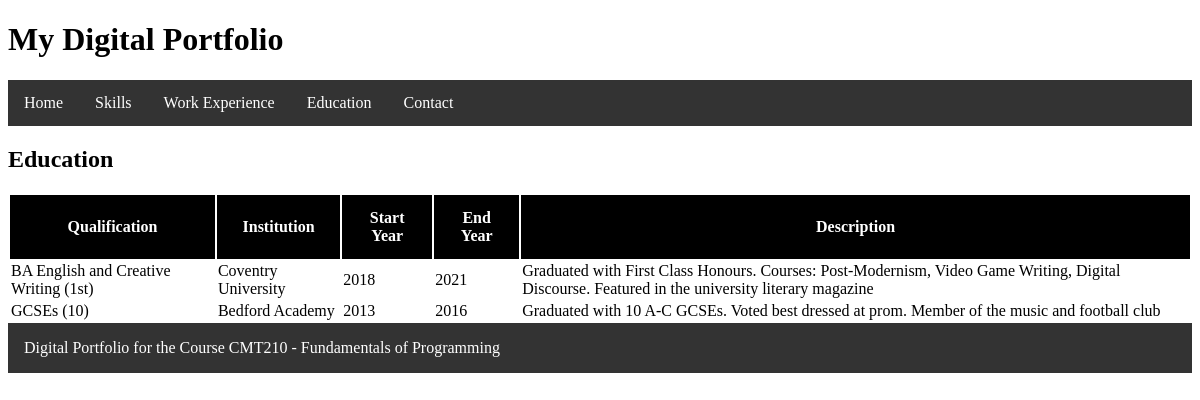
The page /education on the database its author committed.
### tables this page shows
CREATE TABLE Education(
    ID integer primary key,
    Qualification text,
    Institution text,
    Start_Year integer,
    End_Year integer,
    Description text
);

### __init__.py (the view)
@app.route("/education")
def load_education():
    sql_education = f"SELECT Qualification, Institution, Start_Year, End_Year, Description FROM Education"
    sql_education = text(sql_education)
    result_education = db.engine.connect().execute(sql_education)
    found_education = [
                {
                    'Qualification': row[0],
                    'Institution': row[1],
                    'Start_Year': row[2],
                    'End_Year': row[3],
                    'Description': row[4]
                }
                for row in result_education
            ]
    return render_template('education.html', found_education=found_education)

### templates/education.html
{% extends "layout.html" %}
{% block content %}
<section id="education">
        <h2>Education</h2>
        <table>
            <thead>
                <tr>
                    <th>Qualification</th>
                    <th>Institution</th>
                    <th>Start Year</th>
                    <th>End Year</th>
                    <th>Description</th>
                </tr>
            </thead>
            <tbody>
                {% for education in found_education %}
                    <tr>
                        <td>{{ education.Qualification }}</td>
                        <td>{{ education.Institution }}</td>
                        <td>{{ education.Start_Year }}</td>
                        <td>{{ education.End_Year }}</td>
                        <td>{{ education.Description }}</td>
                    </tr>
                {% endfor %}
            </tbody>
        </table>
</section>
{% endblock content %}

### static/css/style.css (style rules this page uses)
th { padding: 14px 16px; background-color: black; color: white; }

### rows shown on the page
Education: Qualification "BA English and Creative Writing (1st)", Institution "Coventry University", Start_Year "2018", End_Year "2021", Description "Graduated with First Class Honours. Courses: Post-Modernism, Video Game Writing, Digital Discourse. Featured in the university literary magazine"
Education: Qualification "GCSEs (10)", Institution "Bedford Academy", Start_Year "2013", End_Year "2016", Description "Graduated with 10 A-C GCSEs. Voted best dressed at prom. Member of the music and football club"
